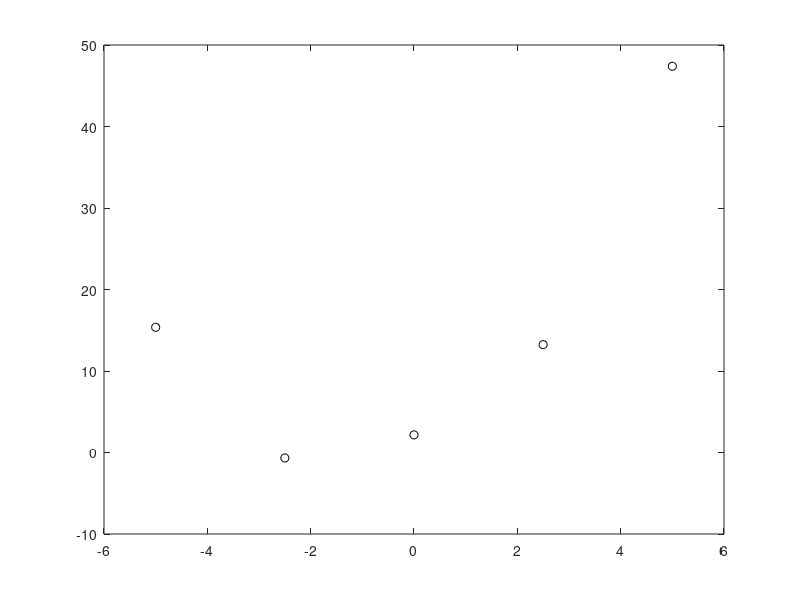

This chart was generated by the following MATLAB code:
close all
clear all

a2 = 1.2;
a1 = 3.5;
a0 = 1.5;
m  = 5;
x  = linspace(-5,5,m)';
y  = a0 + a1*x + a2*x.^2 + randn(size(x))*2.5;
plot(x,y,'ok');